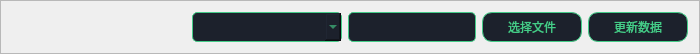
            <widget class="QFrame" name="frame_3">
             <property name="maximumSize">
              <size>
               <width>16777215</width>
               <height>50</height>
              </size>
             </property>
             <property name="frameShape">
              <enum>QFrame::StyledPanel</enum>
             </property>
             <property name="frameShadow">
              <enum>QFrame::Raised</enum>
             </property>
             <layout class="QHBoxLayout" name="horizontalLayout_11">
              <item>
               <spacer name="horizontalSpacer_12">
                <property name="orientation">
                 <enum>Qt::Horizontal</enum>
                </property>
                <property name="sizeType">
                 <enum>QSizePolicy::Fixed</enum>
                </property>
                <property name="sizeHint" stdset="0">
                 <size>
                  <width>180</width>
                  <height>19</height>
                 </size>
                </property>
               </spacer>
              </item>
              <item>
               <widget class="QComboBox" name="fileTypeCB">
                <property name="sizePolicy">
                 <sizepolicy hsizetype="Minimum" vsizetype="Maximum">
                  <horstretch>0</horstretch>
                  <verstretch>0</verstretch>
                 </sizepolicy>
                </property>
                <property name="minimumSize">
                 <size>
                  <width>150</width>
                  <height>0</height>
                 </size>
                </property>
                <property name="maximumSize">
                 <size>
                  <width>16777215</width>
                  <height>30</height>
                 </size>
                </property>
                <property name="styleSheet">
                 <string notr="true">QComboBox {
    background-color: rgba(28, 33, 44, 255);
    color: #44cc88;
    border: 1px solid #44cc88;
    border-radius: 5px;
    padding: 5px 10px;
}

QComboBox:hover {
    border: 1px solid #55dd99;
}


QComboBox QAbstractItemView {
    background-color: rgba(28, 33, 44, 255);
    color: #44cc88;
    border: 1px solid #44cc88;
    selection-background-color: rgba(68, 204, 136, 0.3);
}</string>
                </property>
               </widget>
              </item>
              <item>
               <widget class="QLineEdit" name="filePathLE">
                <property name="sizePolicy">
                 <sizepolicy hsizetype="Expanding" vsizetype="Maximum">
                  <horstretch>0</horstretch>
                  <verstretch>0</verstretch>
                 </sizepolicy>
                </property>
                <property name="maximumSize">
                 <size>
                  <width>16777215</width>
                  <height>30</height>
                 </size>
                </property>
                <property name="styleSheet">
                 <string notr="true">QLineEdit {
    background-color: rgba(28, 33, 44, 255);
    color: #44cc88;
    border: 1px solid #44cc88;
    border-radius: 5px;
    padding: 5px 10px;
}

QLineEdit:hover {
    border: 1px solid #55dd99;
}

QLineEdit:focus {
    border: 1px solid #66eeaa;
}
</string>
                </property>
               </widget>
              </item>
              <item>
               <widget class="QPushButton" name="choseFileBtn">
                <property name="sizePolicy">
                 <sizepolicy hsizetype="Minimum" vsizetype="Maximum">
                  <horstretch>0</horstretch>
                  <verstretch>0</verstretch>
                 </sizepolicy>
                </property>
                <property name="minimumSize">
                 <size>
                  <width>100</width>
                  <height>0</height>
                 </size>
                </property>
                <property name="maximumSize">
                 <size>
                  <width>100</width>
                  <height>30</height>
                 </size>
                </property>
                <property name="styleSheet">
                 <string notr="true">QPushButton {
    background-color: rgba(28, 33, 44, 255);
    color: #44cc88;
    border: 1px solid #44cc88;
    border-radius: 10px;
    padding: 5px 10px;
}

QPushButton:hover {
    background-color: rgba(40, 45, 56, 255);
}

QPushButton:pressed {
    background-color: rgba(20, 25, 36, 255);
}</string>
                </property>
                <property name="text">
                 <string>选择文件</string>
                </property>
                <property name="icon">
                 <iconset>
                  <normalon>:/icons/assets/file.svg</normalon>
                 </iconset>
                </property>
               </widget>
              </item>
              <item>
               <widget class="QPushButton" name="updateDataBaseBtn">
                <property name="sizePolicy">
                 <sizepolicy hsizetype="Minimum" vsizetype="Maximum">
                  <horstretch>0</horstretch>
                  <verstretch>0</verstretch>
                 </sizepolicy>
                </property>
                <property name="minimumSize">
                 <size>
                  <width>100</width>
                  <height>0</height>
                 </size>
                </property>
                <property name="maximumSize">
                 <size>
                  <width>16777215</width>
                  <height>30</height>
                 </size>
                </property>
                <property name="styleSheet">
                 <string notr="true">QPushButton {
    background-color: rgba(28, 33, 44, 255);
    color: #44cc88;
    border: 1px solid #44cc88;
    border-radius: 10px;
    padding: 5px 10px;
}

QPushButton:hover {
    background-color: rgba(40, 45, 56, 255);
}

QPushButton:pressed {
    background-color: rgba(20, 25, 36, 255);
}</string>
                </property>
                <property name="text">
                 <string>更新数据</string>
                </property>
                <property name="icon">
                 <iconset>
                  <normalon>:/icons/assets/update.svg</normalon>
                 </iconset>
                </property>
               </widget>
              </item>
             </layout>
            </widget>
